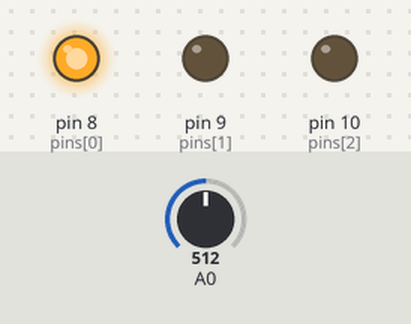
Simulated run of this sketch. Board: Arduino Uno, built with avr-gcc and run on an emulated ATmega328P. Parts: output pins drawn as LEDs (lit = HIGH). The inputs (shaded band) are chosen by the test bench; at power-on: A0 = 512.

Above: at 1.2 s.
1.3 s: A0 set to 543
2.8 s: A0 set to 566
At 4.0 s:
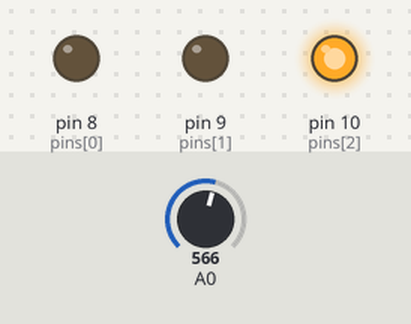
4.3 s: A0 set to 190
At 5.3 s:
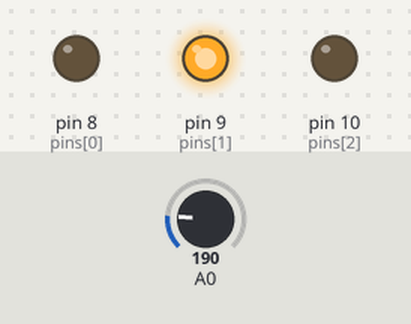
5.8 s: A0 set to 218
At 6.4 s:
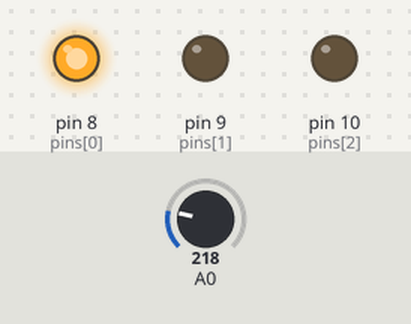
7.3 s: A0 set to 122
At 7.6 s:
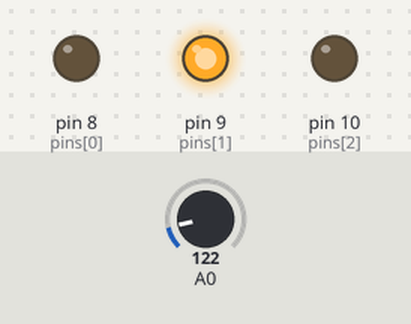
Timing chart, 0 to 9.8 s (numbered marks = the images above; inputs shaded):
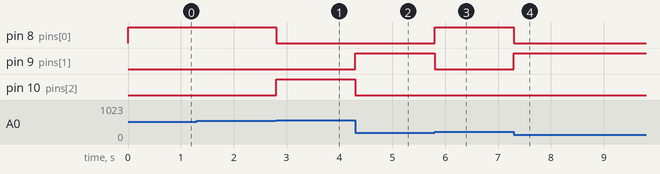

Measured:
- the behaviour switches between 550 and 551 on A0 (found by bisection; images 0 and 1)
- the behaviour switches between 200 and 201 on A0 (found by bisection; images 2 and 3)
- after the input at 1.3 s, every drawn part: stays the same
- after the input at 2.8 s, pin 8 (pins[0]): HIGH → LOW at once; pin 10 (pins[2]): LOW → HIGH at once
- after the input at 4.3 s, pin 9 (pins[1]): LOW → HIGH at once; pin 10 (pins[2]): HIGH → LOW at once
- after the input at 5.8 s, pin 8 (pins[0]): LOW → HIGH at once; pin 9 (pins[1]): HIGH → LOW at once
- after the input at 7.3 s, pin 8 (pins[0]): HIGH → LOW at once; pin 9 (pins[1]): LOW → HIGH at once

The sketch:

Rain_Detection_module.ino
```cpp
int value;
int pins[3] = {8, 9, 10};

void setup(){
  pinMode(A0, INPUT);
  for(int i = 0; i < 3; i++) {
    pinMode(pins[i], OUTPUT);
  }
}

void loop(){
  value = analogRead(A0);
  setPins(value);
}

void setPins(int val) {
  if (val <= 200) {
    digitalWrite(pins[2], LOW);
    digitalWrite(pins[1], HIGH);
    digitalWrite(pins[0], LOW);
  } else if (val <= 550) {
    digitalWrite(pins[2], LOW);
    digitalWrite(pins[1], LOW);
    digitalWrite(pins[0], HIGH);
  } else {
    digitalWrite(pins[2], HIGH);
    digitalWrite(pins[1], LOW);
    digitalWrite(pins[0], LOW);
  }
}
```
